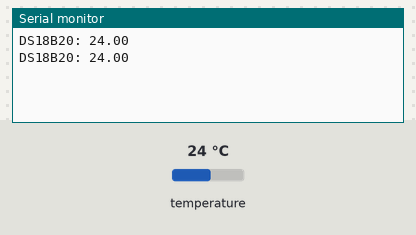
Bench run of a sketch on a simulated Arduino Uno, built with avr-gcc and run on an emulated ATmega328P. Shown: the last lines printed to the serial monitor. The inputs (shaded band) are chosen by the test bench; at power-on: temperature 24 °C.

Above: at 3.3 s.
3.4 s: temperature set to 12 °C
At 4.9 s:
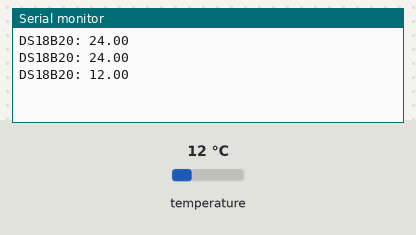
5.9 s: temperature set to 19 °C
At 7.4 s:
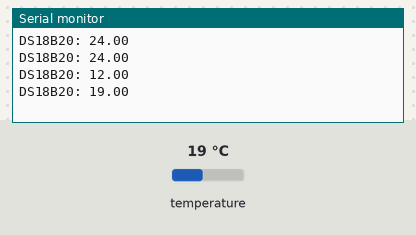
Timing chart, 0 to 8.9 s (numbered marks = the images above; inputs shaded):
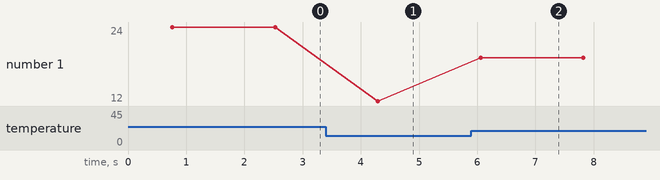

Measured:
- after the input at 3.4 s, the serial monitor: prints a new line after 0.89 s (image 1)
- after the input at 5.9 s, the serial monitor: prints a new line after 0.16 s (image 2)
- plotted number 1: 24 → 12 after the input at 3.4 s, 12 → 19 after the input at 5.9 s

The sketch:

Sensor_Water_Temperature.ino
```cpp
// DS 온도 라이브러리 추가
#include <OneWire.h>
#include <DallasTemperature.h>

// DS18B20 디지털 2번핀
#define TEMP_18B20 2

// 라이브러리 호출 방식에 따라 호출
OneWire oneWire(TEMP_18B20);
DallasTemperature sensors(&oneWire);

void setup() {
  Serial.begin(9600);
}

void loop() {
  // 센서 값을 읽음(다수개의 DS18B20 연결 가능)
  sensors.requestTemperatures();
  // 첫번째 DS18B20의 온도를 가져옴
  float temp_18b20 = sensors.getTempCByIndex(0);
  Serial.print("DS18B20: "); Serial.println(temp_18b20);
  delay(1000);
}
```
